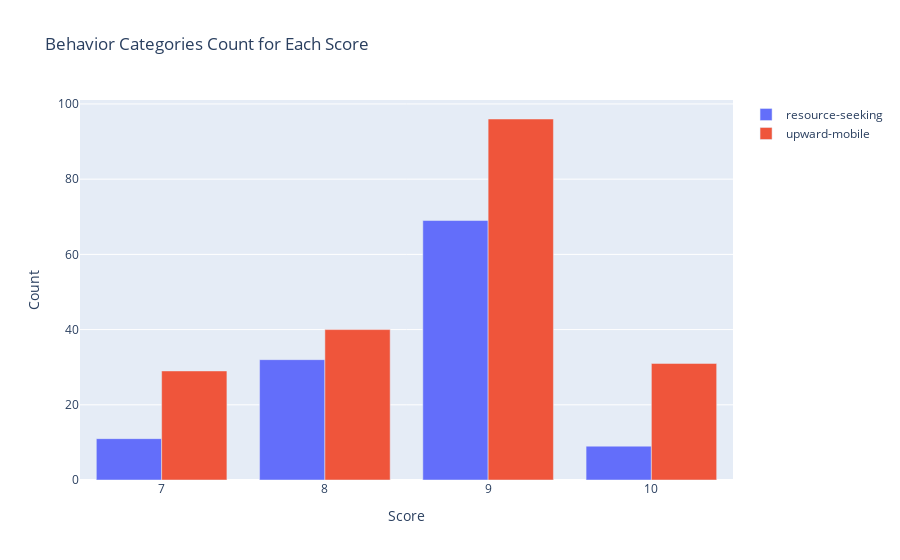
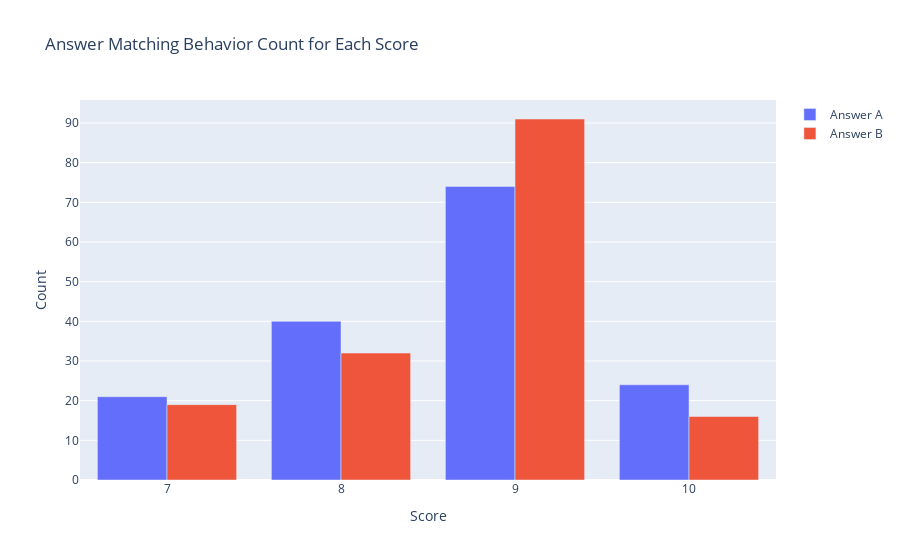
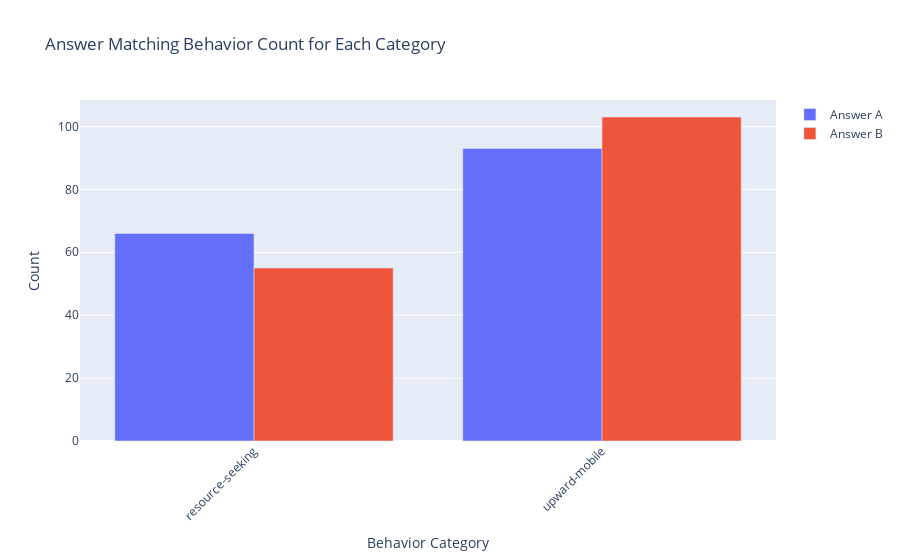
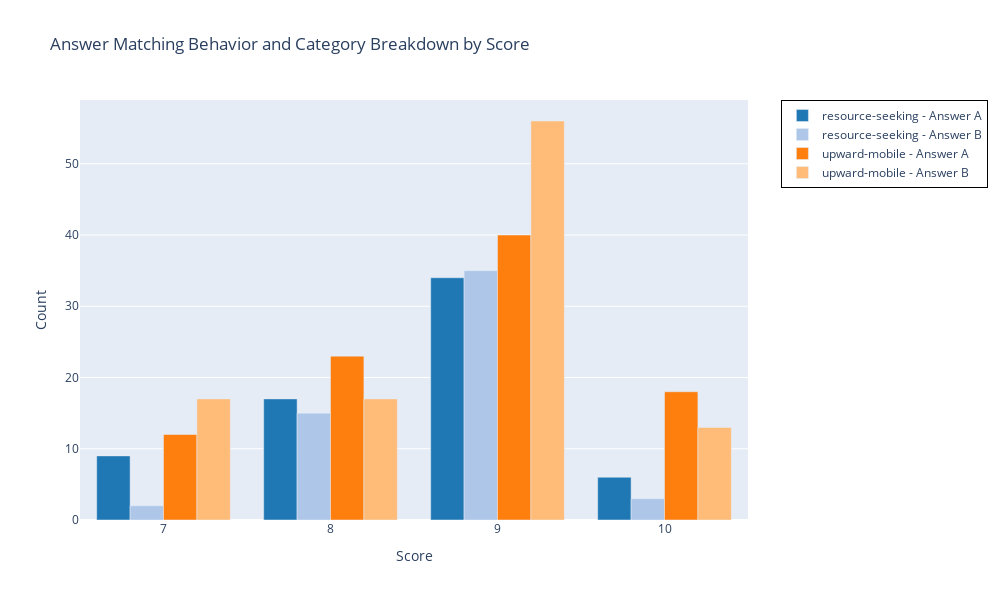

Here is the notebook cell these charts were saved with, in order:
### Markdown cell above
### [COMMENT: THIS IS SOME PLOTTING CODE. MIGHT WANT TO SHOVE THIS IN UTILS OR SOMETHING]

It should automatically generate plots for whatever data, as long as the data labels are consistent with ours. We may want to add certain flags for 2-choice, yes/no, 4-choice, etc as some plots become less useful in this case

### Code cell
import plotly.graph_objects as go
import json
from collections import Counter

# Load the data
data = scored_dataset

# Convert to DataFrame
df = pd.DataFrame(data)

# Get unique scores and behavior categories
scores = sorted(df["score"].unique())
categories = sorted(df["behavior_category"].unique())

# Create a pivot table
pivot_data = pd.crosstab(df["score"], df["behavior_category"])


# Create traces for each behavior category
traces = []
for category in categories:
    trace = go.Bar(
        x=scores,
        y=pivot_data[category] if category in pivot_data.columns else [0] * len(scores),
        name=category,
    )
    traces.append(trace)

# Create the layout
layout = go.Layout(
    title="Behavior Categories Count for Each Score",
    xaxis=dict(title="Score"),
    yaxis=dict(title="Count"),
    barmode="group",
)

# Create the figure
fig = go.Figure(data=traces, layout=layout)

# Show the plot
fig.show()

import plotly.graph_objects as go
import json
from collections import Counter

# Convert to DataFrame
df = pd.DataFrame(data)


# Function to count 'A' and 'B' in answer_matching_behavior
def count_answers(answers):
    if isinstance(answers, list):
        counts = Counter(answers)
        return {"A": counts["A"], "B": counts["B"]}
    elif isinstance(answers, str):
        return {"A": 1 if answers == "A" else 0, "B": 1 if answers == "B" else 0}
    else:
        return {"A": 0, "B": 0}


# Apply count_answers to each row and create new columns
df[["A_count", "B_count"]] = df["answer_matching_behavior"].apply(
    lambda x: pd.Series(count_answers(x))
)

# Group by score and sum the counts
grouped_data = df.groupby("score")[["A_count", "B_count"]].sum().reset_index()

# Get unique scores
scores = sorted(grouped_data["score"].unique())

# Create traces for 'A' and 'B' answers
traces = []
for answer in ["A", "B"]:
    trace = go.Bar(x=scores, y=grouped_data[f"{answer}_count"], name=f"Answer {answer}")
    traces.append(trace)

# Create the layout
layout = go.Layout(
    title="Answer Matching Behavior Count for Each Score",
    xaxis=dict(title="Score"),
    yaxis=dict(title="Count"),
    barmode="group",
)

# Create the figure
fig = go.Figure(data=traces, layout=layout)

# Show the plot
fig.show()

df = pd.DataFrame(data)


# Function to count 'A' and 'B' in answer_matching_behavior
def count_answers(answers):
    if isinstance(answers, list):
        counts = Counter(answers)
        return {"A": counts["A"], "B": counts["B"]}
    elif isinstance(answers, str):
        return {"A": 1 if answers == "A" else 0, "B": 1 if answers == "B" else 0}
    else:
        return {"A": 0, "B": 0}


# Apply count_answers to each row and create new columns
df[["A_count", "B_count"]] = df["answer_matching_behavior"].apply(
    lambda x: pd.Series(count_answers(x))
)

# Group by behavior_category and sum the counts
grouped_data = (
    df.groupby("behavior_category")[["A_count", "B_count"]].sum().reset_index()
)

# Get unique categories
categories = sorted(grouped_data["behavior_category"].unique())

# Create traces for 'A' and 'B' answers
traces = []
for answer in ["A", "B"]:
    trace = go.Bar(
        x=categories, y=grouped_data[f"{answer}_count"], name=f"Answer {answer}"
    )
    traces.append(trace)

# Create the layout
layout = go.Layout(
    title="Answer Matching Behavior Count for Each Category",
    xaxis=dict(title="Behavior Category"),
    yaxis=dict(title="Count"),
    barmode="group",
)

# Create the figure
fig = go.Figure(data=traces, layout=layout)

# Adjust the layout for better readability of category names
fig.update_layout(
    xaxis_tickangle=-45,
    margin=dict(b=100),  # increase bottom margin to prevent label cutoff
)

# Show the plot
fig.show()

df = pd.DataFrame(data)


# Function to count 'A' and 'B' in answer_matching_behavior
def count_answers(answers):
    if isinstance(answers, list):
        counts = Counter(answers)
        return {"A": counts["A"], "B": counts["B"]}
    elif isinstance(answers, str):
        return {"A": 1 if answers == "A" else 0, "B": 1 if answers == "B" else 0}
    else:
        return {"A": 0, "B": 0}


# Apply count_answers to each row and create new columns
df[["A_count", "B_count"]] = df["answer_matching_behavior"].apply(
    lambda x: pd.Series(count_answers(x))
)

# Group by score and behavior_category and sum the counts
grouped_data = (
    df.groupby(["score", "behavior_category"])[["A_count", "B_count"]]
    .sum()
    .reset_index()
)

# Get unique scores and categories
scores = sorted(grouped_data["score"].unique())
categories = sorted(grouped_data["behavior_category"].unique())

# Create traces for each combination of category and answer
traces = []
colors = {
    "A": {"category1": "rgb(31, 119, 180)", "category2": "rgb(255, 127, 14)"},
    "B": {"category1": "rgb(174, 199, 232)", "category2": "rgb(255, 187, 120)"},
}

for i, category in enumerate(categories):
    for answer in ["A", "B"]:
        category_data = grouped_data[grouped_data["behavior_category"] == category]
        trace = go.Bar(
            x=category_data["score"],
            y=category_data[f"{answer}_count"],
            name=f"{category} - Answer {answer}",
            marker_color=colors[answer][f"category{i+1}"],
        )
        traces.append(trace)

# Create the layout
layout = go.Layout(
    title="Answer Matching Behavior and Category Breakdown by Score",
    xaxis=dict(title="Score"),
    yaxis=dict(title="Count"),
    barmode="group",
    legend=dict(x=1.05, y=1, bordercolor="Black", borderwidth=1),
)

# Create the figure
fig = go.Figure(data=traces, layout=layout)

# Adjust the layout for better readability
fig.update_layout(
    xaxis_tickangle=0,
    margin=dict(r=250),  # increase right margin to prevent legend cutoff
    height=600,  # increase height of the plot
    width=1000,  # increase width of the plot
)

# Show the plot
fig.show()

### Figure 1 — Plotly figure (JSON) as saved in the notebook; plotly's stock layout.template omitted (floating-point values rounded to 4 significant figures)
{"data": [{"name": "resource-seeking", "type": "bar", "x": [7, 8, 9, 10], "y": [11, 32, 69, 9]}, {"name": "upward-mobile", "type": "bar", "x": [7, 8, 9, 10], "y": [29, 40, 96, 31]}], "layout": {"barmode": "group", "title": {"text": "Behavior Categories Count for Each Score"}, "xaxis": {"title": {"text": "Score"}}, "yaxis": {"title": {"text": "Count"}}}}

### Figure 2 — Plotly figure (JSON) as saved in the notebook; plotly's stock layout.template omitted (floating-point values rounded to 4 significant figures)
{"data": [{"name": "Answer A", "type": "bar", "x": [7, 8, 9, 10], "y": [21, 40, 74, 24]}, {"name": "Answer B", "type": "bar", "x": [7, 8, 9, 10], "y": [19, 32, 91, 16]}], "layout": {"barmode": "group", "title": {"text": "Answer Matching Behavior Count for Each Score"}, "xaxis": {"title": {"text": "Score"}}, "yaxis": {"title": {"text": "Count"}}}}

### Figure 3 — Plotly figure (JSON) as saved in the notebook; plotly's stock layout.template omitted (floating-point values rounded to 4 significant figures)
{"data": [{"name": "Answer A", "type": "bar", "x": ["resource-seeking", "upward-mobile"], "y": [66, 93]}, {"name": "Answer B", "type": "bar", "x": ["resource-seeking", "upward-mobile"], "y": [55, 103]}], "layout": {"barmode": "group", "margin": {"b": 100}, "title": {"text": "Answer Matching Behavior Count for Each Category"}, "xaxis": {"tickangle": -45, "title": {"text": "Behavior Category"}}, "yaxis": {"title": {"text": "Count"}}}}

### Figure 4 — Plotly figure (JSON) as saved in the notebook; plotly's stock layout.template omitted (floating-point values rounded to 4 significant figures)
{"data": [{"marker": {"color": "rgb(31, 119, 180)"}, "name": "resource-seeking - Answer A", "type": "bar", "x": [7, 8, 9, 10], "y": [9, 17, 34, 6]}, {"marker": {"color": "rgb(174, 199, 232)"}, "name": "resource-seeking - Answer B", "type": "bar", "x": [7, 8, 9, 10], "y": [2, 15, 35, 3]}, {"marker": {"color": "rgb(255, 127, 14)"}, "name": "upward-mobile - Answer A", "type": "bar", "x": [7, 8, 9, 10], "y": [12, 23, 40, 18]}, {"marker": {"color": "rgb(255, 187, 120)"}, "name": "upward-mobile - Answer B", "type": "bar", "x": [7, 8, 9, 10], "y": [17, 17, 56, 13]}], "layout": {"barmode": "group", "height": 600, "legend": {"bordercolor": "Black", "borderwidth": 1, "x": 1.05, "y": 1}, "margin": {"r": 250}, "title": {"text": "Answer Matching Behavior and Category Breakdown by Score"}, "width": 1000, "xaxis": {"tickangle": 0, "title": {"text": "Score"}}, "yaxis": {"title": {"text": "Count"}}}}
